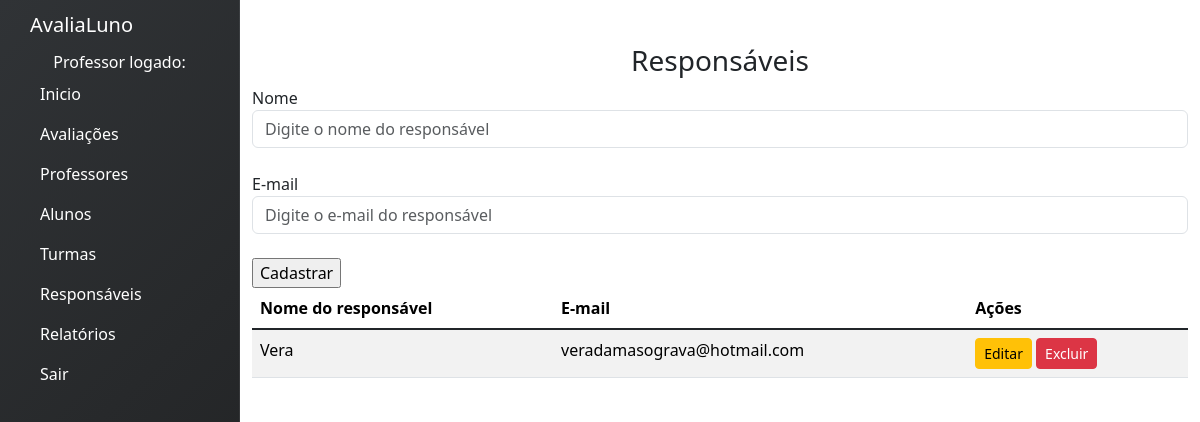
/responsaveis, run on an earlier commit of the app's database.
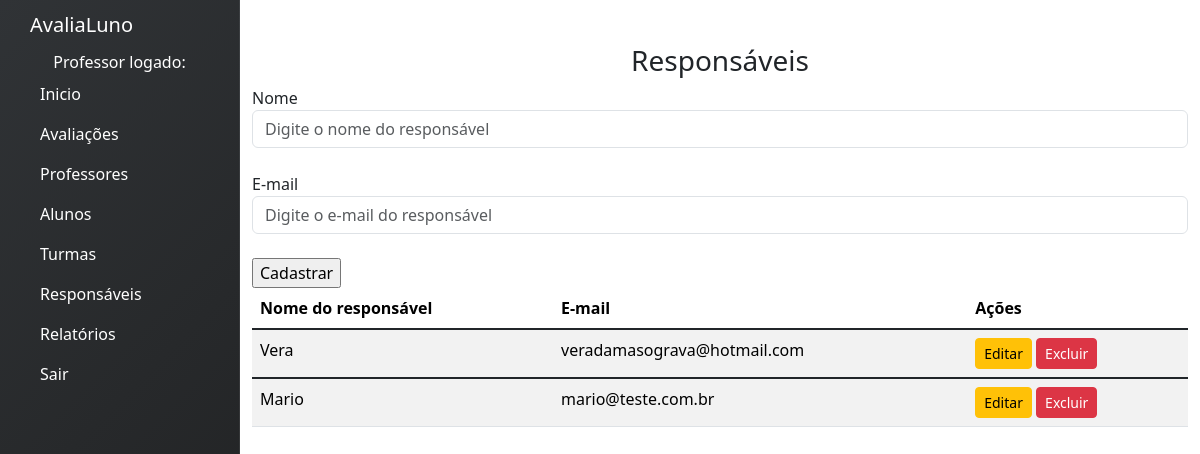
And on a later commit of the database.
### avaliacoes/models.py (models this page shows, shortened)
class Responsavel(models.Model):
    nome = models.CharField(max_length=100)
    email = models.EmailField()
    class Meta:
        verbose_name = "Responsável"
        verbose_name_plural = "Responsáveis" # Define o nome plural personalizado

### avaliacoes/views.py (the view, shortened to what this page needs)
# urls.py: path('responsaveis', views.responsaveis, name='responsaveis'),
def responsaveis(request):
    lista_responsaveis = Responsavel.objects.all()
    return render(request,'responsaveis.html',{'lista_responsaveis':lista_responsaveis})

### avaliacoes/templates/responsaveis.html (shortened to what this page needs)
{% extends 'base.html' %}
{% block content %}
<h3><center> Responsáveis </center></h3>
<form action="" method="POST">
  <div class="form-group">
    <label for="exampleFormControlInput1">Nome</label>
    <input type="text" name="nome" id="nome" class="form-control" id="exampleFormControlInput1" placeholder="Digite o nome do responsável">
  </div>
  <br>
  <div class="form-group">
    <label for="exampleFormControlInput1">E-mail</label>
    <input type="text" name="email" id="email" class="form-control" id="exampleFormControlInput1" placeholder="Digite o e-mail do responsável">
  </div>
  <div class="form-group">
    <br>
    <input type="submit" name="salvar_responsavel" id="btnSalvar" value="Cadastrar">
  </div>
</form>
<div class="table-wrapper-scroll-y my-custom-scrollbar">
  <table class="table table-striped mb-1">
      <thead>
          <tr>
              <th scope="col">Nome do responsável</th>
              <th scope="col">E-mail</th>
              <th scope="col">Ações</th>
          </tr>
      </thead>
          {% for responsavel in lista_responsaveis %}
          <tbody>
              <tr>
                  <td>{{ responsavel.nome }}</td>
                  <td>{{ responsavel.email }}</td>
                  <td>
                    <button class="btn btn-sm btn-warning"
                      onclick="editarResponsavel(
                        '{{ responsavel.id }}',
                        '{{ responsavel.nome }}',
                        '{{ responsavel.email }}'
                      )">
                      Editar
                    </button>
                    <button class="btn btn-sm btn-danger"
                      onclick="abrirModalExcluir('{{ responsavel.id }}')">
                      Excluir
                    </button>
                  </td>
              </tr>
          </tbody>
          {% endfor %}
  </table>
</div>
{% endblock %}

What changed in the data, as far as the page shows it:
added Responsavel: nome "Mario", email "mario@teste.com.br"
